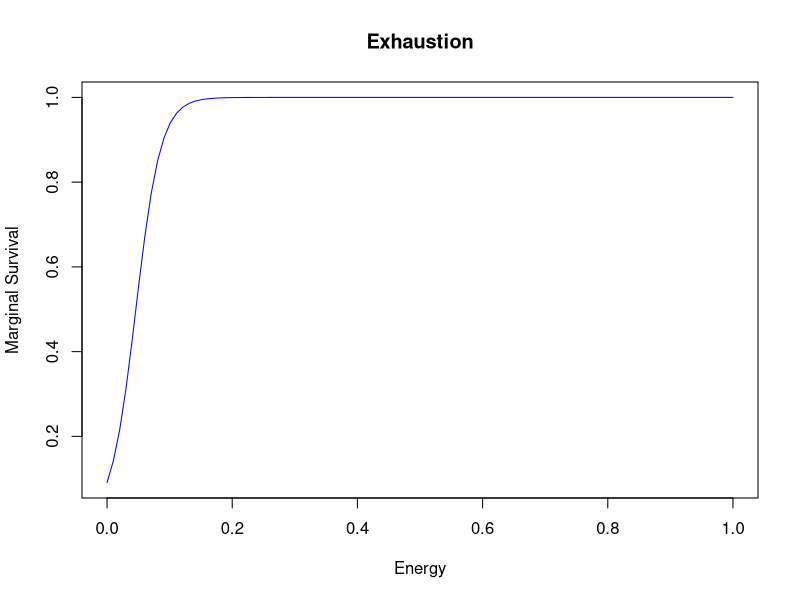
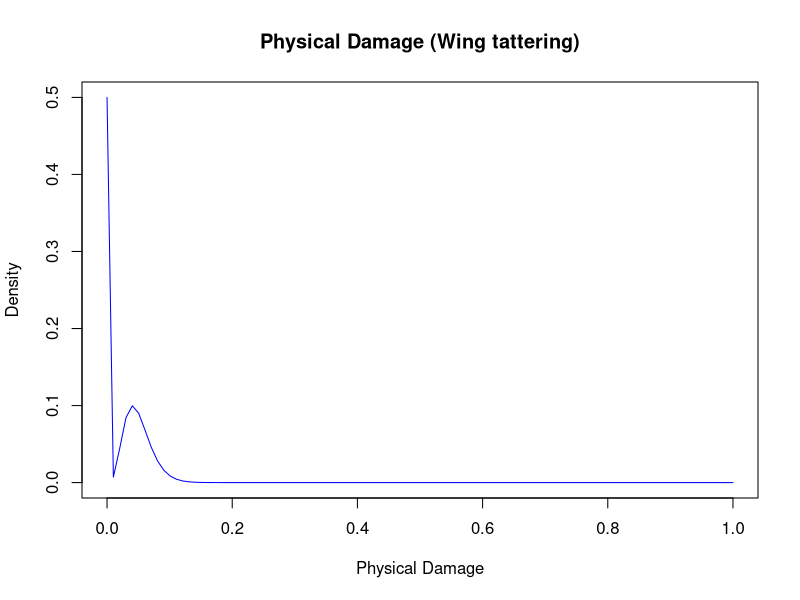
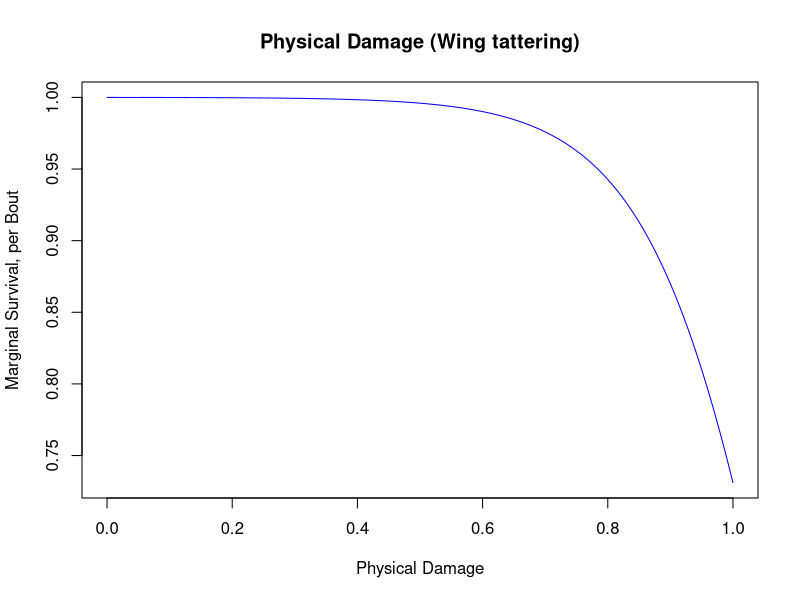
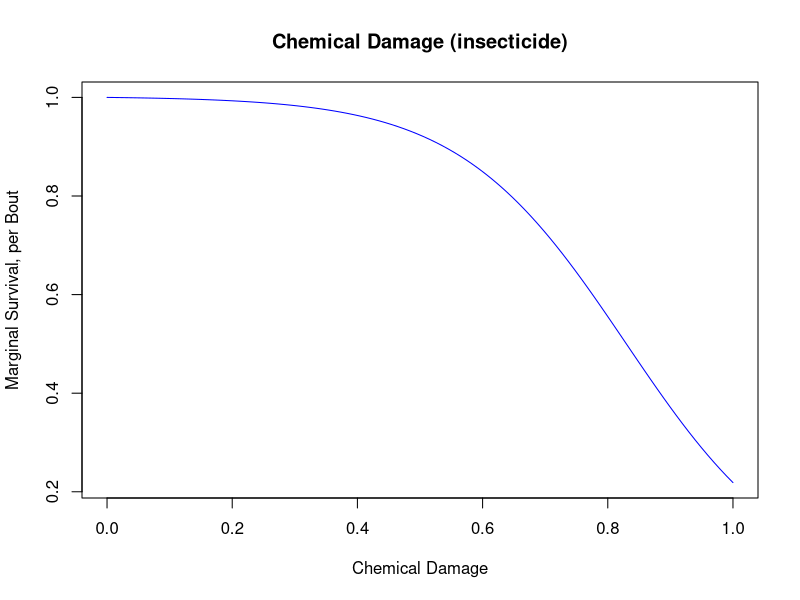
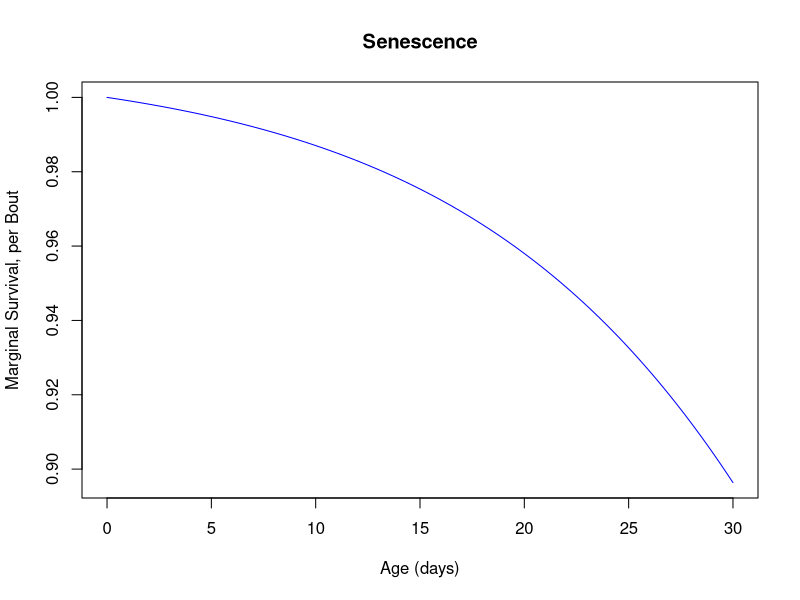
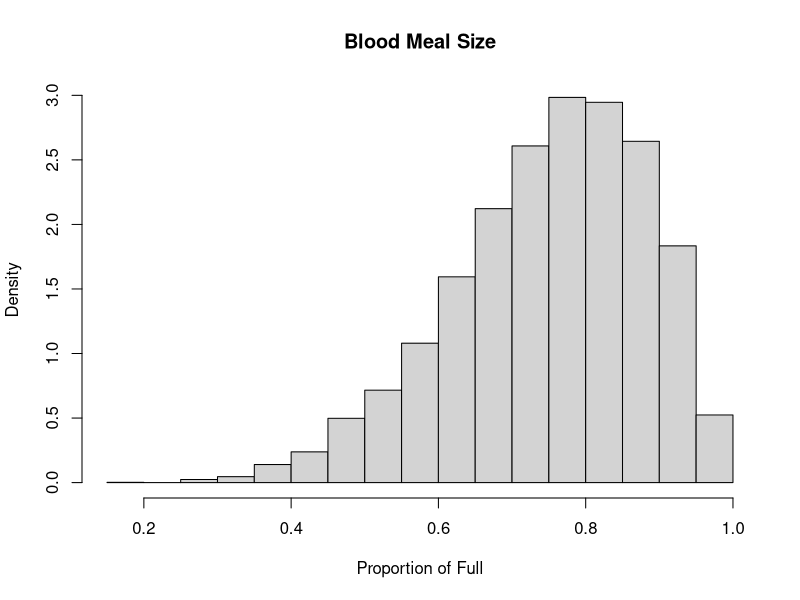
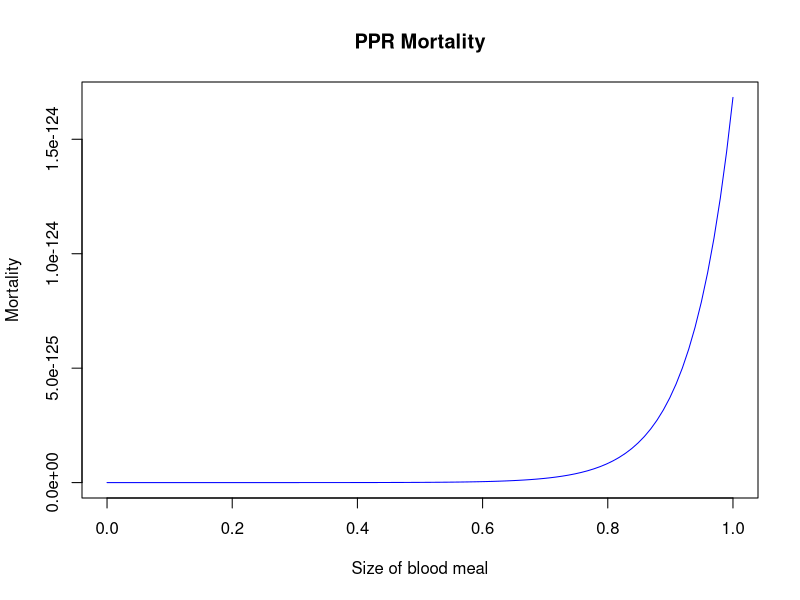
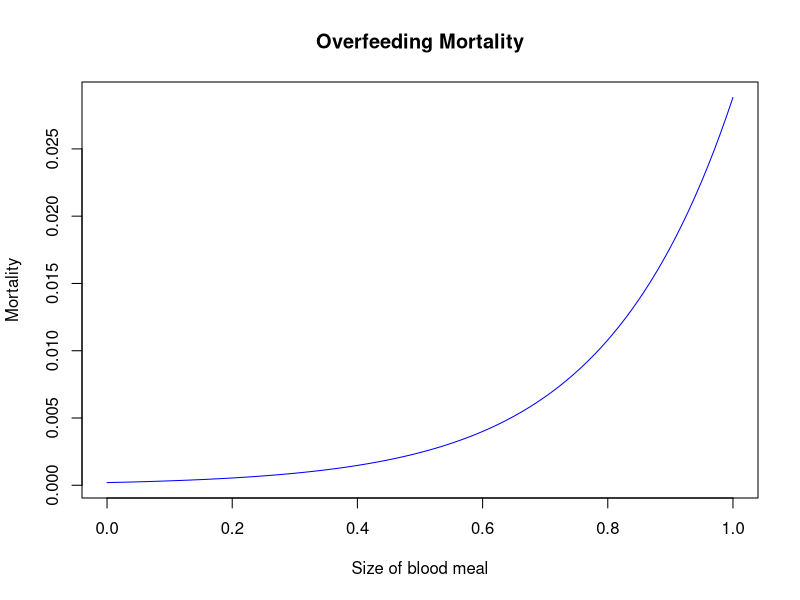

Write the R code that produced these figures, in order.
## ---- chunk 1
knitr::opts_chunk$set(echo = TRUE)
## ---- chunk 2
pEnergySurvival <- function(x,S_a=50,S_b=10){
  exp(S_a*x)/(S_b + exp(S_a*x))
}
## ---- chunk 3
x=seq(0,1,length.out=100)
plot(x, pEnergySurvival(x),type = "l", col ="blue", 
     xlab= "Energy", 
     ylab = "Marginal Survival", 
     main = "Exhaustion")
#lines(x, 1-pSugarBout(x,0), col = "purple")
## ---- chunk 4
dWingTatter <- function(x,ttsz_p,ttsz_a,ttsz_b){
  if(abs(x - 0) < .Machine$double.eps){
    ttsz_p
  } else {
    dbeta(x,ttsz_a,ttsz_b)
  }
}
dWingTatter <- Vectorize(dWingTatter,"x")
## ---- chunk 5

x=seq(0,1,length.out=100)
x_out = dWingTatter(x,ttsz_p = 0.5,ttsz_a = 5,ttsz_b = 95)
x_out[-1] = x_out[-1]*(1-0.5) / sum(x_out[-1])
plot(x, x_out,type = "l", col ="blue", 
     xlab= "Physical Damage", 
     ylab = "Density", 
     main = "Physical Damage (Wing tattering)")
## ---- chunk 6
pTatter <- function(x,ttr_a=9,ttr_b=10){
  (2+exp(ttr_b))/(1+exp(ttr_b)) - exp(x*ttr_a)/(exp(ttr_b) + exp(x*ttr_a))
} 
## ---- chunk 7

x=seq(0,1,length.out=100)
plot(x, pTatter(x),type = "l", col ="blue", 
     xlab= "Physical Damage", 
     ylab = "Marginal Survival, per Bout", 
     main = "Physical Damage (Wing tattering)")
## ---- chunk 8
pChem <- function(x,chm_a=7.5,chm_b=500){
  (2+chm_b)/(1+chm_b) - exp(x*chm_a)/(chm_b + exp(x*chm_a))
}
## ---- chunk 9
x=seq(0,1,length.out=100)
plot(x, pChem(x),type = "l", col ="blue", 
     xlab= "Chemical Damage", 
     ylab = "Marginal Survival, per Bout", 
     main = "Chemical Damage (insecticide)")
## ---- chunk 10
pSenesce <- function(x,sns_a=0.085,sns_b=100){
  (2+sns_b)/(1+sns_b) - exp(x*sns_a)/(sns_b+exp(x*sns_a))
}
## ---- chunk 11
x=seq(0,30,length.out=100)
plot(x, pSenesce(x),type = "l", col ="blue", 
     xlab= "Age (days)", 
     ylab = "Marginal Survival, per Bout", 
     main = "Senescence")
## ---- chunk 12
rBloodMealSize = function(bm_a=7.5, bm_b=2.5){rbeta(1,bm_a,bm_b)}
## ---- chunk 13
hist(replicate(10000, rBloodMealSize()), 20, main = "Blood Meal Size", xlab = "Proportion of Full", probability=TRUE)
## ---- chunk 14
# This function computes the probability 
# of surviving the post-prandial resting flight
pPPRFlight <- function(x,PPR_a=15,PPR_b=300){
  exp(PPR_a*x)/(exp(PPR_b) + exp(PPR_a*x))
}
## ---- chunk 15
x=seq(0,1,length.out=100)
plot(x, pPPRFlight(x),type = "l", col ="blue", 
     xlab= "Size of blood meal", 
     ylab = "Mortality",
     main = "PPR Mortality")
## ---- chunk 16
# This function computes the probability of death due to overfeeding
pOverFeed <- function(x,of_a=5,of_b=5e3){
  exp(of_a*x)/(of_b + exp(of_a*x))
}
## ---- chunk 17
x=seq(0,1,length.out=100)
plot(x, pOverFeed(x),type = "l", col ="blue", 
     xlab= "Size of blood meal", 
     ylab = "Mortality",
     main = "Overfeeding Mortality")
## ---- chunk 18
# The probability of refeeding as a 
# function of the bloodmeal size
pReFeed <- function(x,rf_a=10,rf_b=3){
  1 - exp(rf_a*x)/(exp(rf_b)+ exp(rf_a*x))
}
## ---- chunk 19
x=seq(0,1,length.out=100)
plot(x, pReFeed(x),type = "l", col ="blue", 
     xlab= "Size of blood meal", 
     ylab = "Probability to refeed",
     main = "Refeeding")
## ---- chunk 20
pSugarBout <- function(x,omega,S_sa=25,S_sb=20,S_w=5,S_p=2){
  exp(S_sa)/(S_sb*(1+(omega*S_w)^S_p)+exp(S_sa))-exp(S_sa*x)/(S_sb*(1+(omega*S_w)^S_p)+exp(S_sa*x))
}
## ---- chunk 21

x=seq(0,1,length.out=100)
plot(x, pSugarBout(x,0),type = "l", col ="blue", ylim = c(0,1), 
     xlab= "Energy", 
     ylab = "Probability to enter starved state", 
     main = "Starvation")
lines(x, pSugarBout(x,1), col = "purple")
